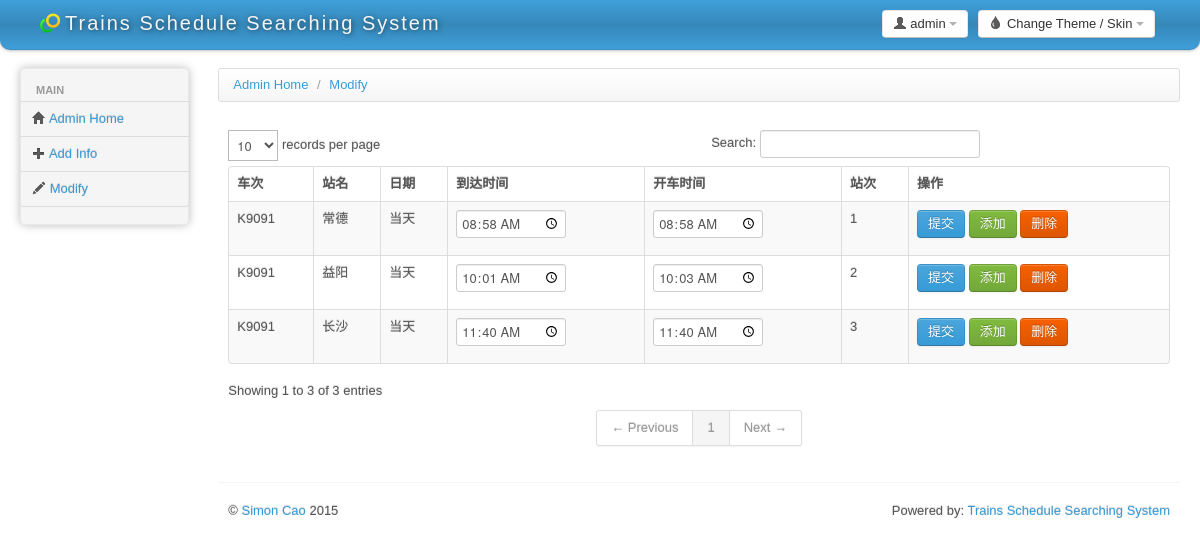
The page /web/admin_editatrain.php?trainid=8 on the database its author committed.
### tables this page shows
CREATE TABLE IF NOT EXISTS `trains` (
`no` int(11) NOT NULL,
  `train_name` varchar(10) NOT NULL,
  `depart_time` time NOT NULL,
  `arrival_time` time NOT NULL,
  `count_day` tinyint(4) NOT NULL,
  `departation` varchar(50) NOT NULL,
  `destination` varchar(50) NOT NULL
);

CREATE TABLE IF NOT EXISTS `timetable` (
`no` int(11) NOT NULL,
  `site_id` int(11) NOT NULL,
  `train_no` int(11) NOT NULL,
  `in_time` time NOT NULL,
  `out_time` time NOT NULL,
  `next_day` tinyint(4) NOT NULL,
  `zhanci` tinyint(4) NOT NULL
);

CREATE TABLE IF NOT EXISTS `sites` (
`site_id` int(11) NOT NULL,
  `site_name` varchar(50) NOT NULL
);

### web/admin_editatrain.php (the view, shortened to what this page needs)
<!DOCTYPE html>
<html>
<head>
	<link id="bs-css" href="css/bootstrap-cerulean.css" rel="stylesheet">
	<link href="css/bootstrap-responsive.css" rel="stylesheet">
	<link href="css/charisma-app.css" rel="stylesheet">
	<link href="css/jquery-ui-1.8.21.custom.css" rel="stylesheet">
	<link href='css/fullcalendar.css' rel='stylesheet'>
	<link href='css/fullcalendar.print.css' rel='stylesheet'  media='print'>
	<link href='css/chosen.css' rel='stylesheet'>
	<link href='css/uniform.default.css' rel='stylesheet'>
	<link href='css/colorbox.css' rel='stylesheet'>
	<link href='css/jquery.cleditor.css' rel='stylesheet'>
	<link href='css/jquery.noty.css' rel='stylesheet'>
	<link href='css/noty_theme_default.css' rel='stylesheet'>
	<link href='css/elfinder.min.css' rel='stylesheet'>
	<link href='css/elfinder.theme.css' rel='stylesheet'>
	<link href='css/jquery.iphone.toggle.css' rel='stylesheet'>
	<link href='css/opa-icons.css' rel='stylesheet'>
	<link href='css/uploadify.css' rel='stylesheet'>
	<link href='css/mymymy.css' rel='stylesheet'>
	<link rel="stylesheet" type="text/css" href="css/mymymy.css">
</head>
<body>
	<div class="navbar">
		<div class="navbar-inner">
			<div class="container-fluid">
				<a class="brand" href="index.html"><img alt="Charisma Logo" src="img/logo20.png" /><span>Trains Schedule Searching System</span></a>
				<div class="btn-group pull-right theme-container" >
					<a class="btn dropdown-toggle" data-toggle="dropdown" href="#">
						<i class="icon-tint"></i><span class="hidden-phone"> Change Theme / Skin</span>
						<span class="caret"></span>
					</a>
				</div>
				<div class="btn-group pull-right" >
					<a class="btn dropdown-toggle" data-toggle="dropdown" href="#">
						<i class="icon-user"></i><span class="hidden-phone"> admin</span>
						<span class="caret"></span>
					</a>
				</div>
			</div>
		</div>
	</div>
		<div class="container-fluid">
		<div class="row-fluid">
			<div class="span2 main-menu-span">
				<div class="well nav-collapse sidebar-nav">
					<ul class="nav nav-tabs nav-stacked main-menu">
						<li class="nav-header hidden-tablet">Main</li>
						<li><a class="ajax-link" href="administration_home.php"><i class="icon-home"></i><span class="hidden-tablet"> Admin Home</span></a></li>
						<li><a class="ajax-link" href="administration_add.php"><i class="icon-plus"></i><span class="hidden-tablet"> Add Info</span></a></li>
						<li><a class="ajax-link" href="administration_modify.php"><i class="icon-pencil"></i><span class="hidden-tablet"> Modify</span></a></li>
					</ul>
				</div>
			</div>
			<div id="content" class="span10">
			<div>
				<ul class="breadcrumb">
					<li>
						<a href="administration_home.php">Admin Home</a> <span class="divider">/</span>
					</li>
					<li>
						<a href="administration_modify.php">Modify</a>
					</li>
				</ul>
			</div>
<?php
$con = mysql_connect("localhost","trainsAdmin","nwGXxXjTJzVJLuS4");
if ($_SERVER["REQUEST_METHOD"] == "GET") {
	$trainid=$_GET['trainid'];
	$sql = "SELECT train_name FROM trains WHERE no = ".$trainid.";";
	$train_number_result = mysql_query($sql, $con);
	$trainname_row = mysql_fetch_array($train_number_result);
	$get_train_name = $trainname_row['train_name'];
	$sql = "SELECT timetable.no ttNo, site_name, next_day, in_time, out_time, zhanci FROM timetable, sites
	WHERE timetable.site_id = sites.site_id
	AND timetable.train_no = ".$trainid." ORDER BY zhanci;";
	$result = mysql_query($sql,$con);
	$table_header = "<th>车次</th><th>站名</th><th>日期</th><th>到达时间</th><th>开车时间</th><th>站次</th><th>操作</th>";
echo '
					<div class="box-content">
						<table class="table table-striped table-bordered bootstrap-datatable datatable">
						  <thead>
							  <tr>';
							  echo $table_header;
						echo '</tr>
						  </thead>
						  <tbody>';
						  $rowcount=1;
						  $numrows = mysql_num_rows($result);
						  while($row = mysql_fetch_array($result))
  							{
  							echo "<tr>";
  							echo "<td>" . $get_train_name . "</td>";
  							echo "<td>" . $row['site_name'] . "</td>";
  							if ($row['next_day'] == 0) {
  								echo "<td>当天</td>";
  							}else {
  								echo "<td>第" . ($row['next_day']+1) . "天</td>";
  							}
  							echo '<td><input id="input1'.$row['ttNo'].'" class="my-time-input" type="time" value="' . $row['in_time'] . '"></td>';
  							echo '<td><input id="input2'.$row['ttNo'].'" class="my-time-input" type="time" value="' . $row['out_time'] . '"></td>';
  							echo "<td>" . $row['zhanci'] . "</td>";
  							echo '<td>';
  							echo '<a onclick="ajaxsubmit('.$row['ttNo'].');" href="#" title="点击此处提交更改." data-rel="tooltip" class="btn btn-primary">提交</a>&nbsp;';
  							if ($rowcount== $numrows) {
  								echo '<a  href="#" title="终点站后不可添加车站." data-rel="tooltip" class="btn btn-success">添加</a>&nbsp;';
  							} else {
  								echo '<a onclick="setid('.$trainid.','.$row['zhanci'].');" href="#" title="在此站后添加车站." data-rel="tooltip" class="btn btn-success btn-setting">添加</a>&nbsp;';
  							}
  							if ($rowcount==1 || $rowcount== $numrows) {
  								echo '<a onclick="" href="#" title="起始站和终点站不可删除" class="btn btn-warning" data-rel="tooltip">删除</a>';
  							}else {
  								echo '<a onclick="ajaxdelete('.$row['ttNo'].', '.$trainid.', '.$row['zhanci'].');" href="#" title="在此线路中删除该车站" class="btn btn-warning" data-rel="tooltip">删除</a>';
  							}
  							echo '</td>';
  							echo "</tr>";
  							$rowcount++;
  							}
  						echo '</tbody>
					  </table>
					</div>';
}
?>
		<hr>
		<footer>
			<p class="pull-left">&copy; <a href="http://ctimeprints.github.io" target="_blank">Simon Cao</a> 2015</p>
			<p class="pull-right">Powered by: <a href="index.html">Trains Schedule Searching System</a></p>
		</footer>
	</div>
</body>
</html>

### web/css/charisma-app.css (style rules this page uses)
.box-content { padding:10px; }
footer { clear:both; }
footer .pull-right { float:right; margin-right:10px; }
footer .pull-left { float:left; margin-left:10px; }
.sidebar-nav { min-height:0; box-shadow: 0 0 10px #BDBDBD; -webkit-box-shadow: 0 0 10px #BDBDBD; -moz-box-shadow: 0 0 10px #BDBDBD; border-radius: 5px; -webkit-border-radius: 5px; -moz-border-radius: 5px; margin-bottom: 0; padding-bottom:0; }
.sidebar-nav > ul > li:not(.nav-header) { margin-right:-2px; margin-left:-2px; }
.brand { font-family: 'Shojumaru', cursive, Arial, serif; letter-spacing:2px; text-shadow:1px 1px 5px rgba(0, 0, 0, 0.5); width:500px; }
.brand img { float:left; height:20px; width:20px; margin-right:5px; }
.brand span { float:left; }
.navbar-inner { border-radius:0 0 10px 10px; -webkit-border-radius:0 0 10px 10px; -moz-border-radius:0 0 10px 10px; padding-top:5px; padding-bottom:5px; }
.pull-left { float:left !important; }
.pull-right { float:right !important; }

### web/css/mymymy.css (style rules this page uses)
.my-time-input { width: 100px; }

### web/admin_editatrain.php (style rules this page uses)
body { padding-bottom: 40px; }
.sidebar-nav { padding: 9px 0; }

### rows shown on the page
timetable: site.site_name "常德", next_day "当天", in_time "08:58:00", out_time "08:58:00", zhanci "1", shows "删除"
trains: train_name "K9091"
timetable: site.site_name "益阳", next_day "当天", in_time "10:01:00", out_time "10:03:00", zhanci "2"
timetable: site.site_name "长沙", next_day "当天", in_time "11:40:00", out_time "11:40:00", zhanci "3", shows "添加", shows "删除"
